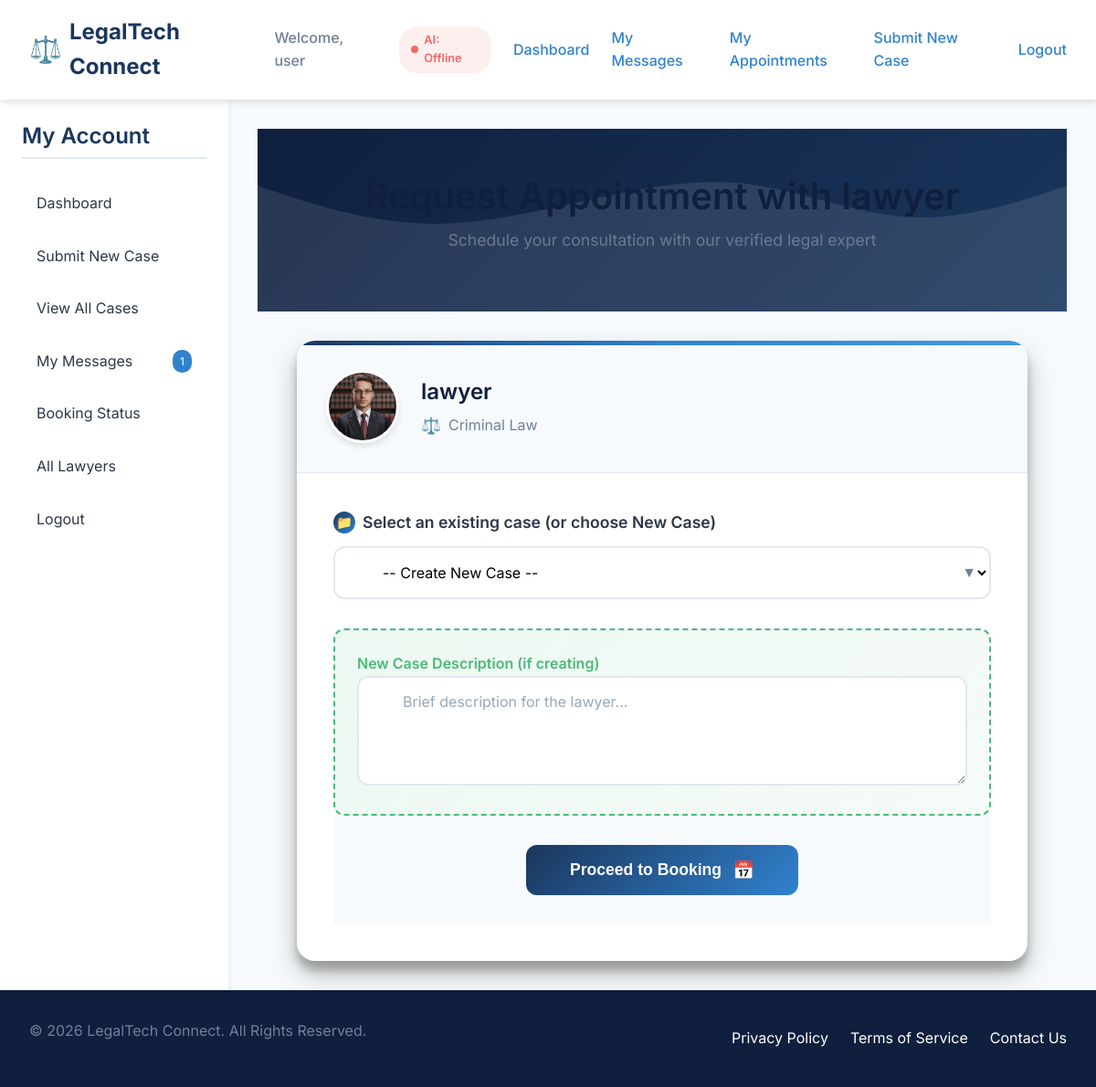
The app's page /client/request_appt_from_profile/3 (signed in) with its own data.
### models.py (models this page shows, shortened)
class User(UserMixin, db.Model):
    id = db.Column(db.Integer, primary_key=True)
    email = db.Column(db.String(150), unique=True, nullable=False)
    password_hash = db.Column(db.String(128), nullable=False)
    role = db.Column(db.String(50), nullable=False) # 'client', 'lawyer', 'admin'
    name = db.Column(db.String(150), nullable=True)
    bio = db.Column(db.Text, nullable=True)
    education = db.Column(db.String(200), nullable=True)
    created_at = db.Column(db.DateTime, default=lambda: datetime.now(timezone.utc))
    is_active = db.Column(db.Boolean, default=True, nullable=False) # For soft-deactivation by admin
    profile_pic = db.Column(db.String(200), nullable=True) # Filename for the profile picture
    specialization = db.Column(db.String(200), nullable=True)
    experience_years = db.Column(db.Integer, nullable=True)
    location = db.Column(db.String(150), nullable=True)
    phone_number = db.Column(db.String(50), nullable=True)
    address = db.Column(db.String(300), nullable=True)
    bar_number = db.Column(db.String(100), unique=True, nullable=True)
    is_verified = db.Column(db.Boolean, default=False)
    court_name = db.Column(db.String(200), nullable=True)
    judge_id_number = db.Column(db.String(100), unique=True, nullable=True)
    verification_document = db.Column(db.String(200), nullable=True)  # filename of uploaded verification doc
    cases_as_client = db.relationship('Case', foreign_keys='Case.client_id', backref='client', lazy=True)
    cases_as_client2 = db.relationship('Case', foreign_keys='Case.client2_id', backref='client2', lazy=True)
    cases_as_lawyer = db.relationship('Case', foreign_keys='Case.lawyer_id', backref='lawyer', lazy=True)
    cases_as_judge = db.relationship('Case', foreign_keys='Case.judge_id', backref='judge', lazy=True)
    reviews_received = db.relationship('Review', backref='lawyer', lazy=True)
    messages_sent = db.relationship('Message', foreign_keys='Message.sender_id', backref='sender', lazy=True)
    appointments = db.relationship('Appointment', backref='user', lazy=True)
    documents_uploaded = db.relationship('Document', backref='uploader', lazy=True)
    complaints_made = db.relationship('Complaint', foreign_keys='Complaint.complainant_id', backref='complainant', lazy=True)
    complaints_about = db.relationship('Complaint', foreign_keys='Complaint.about_user_id', backref='about_user', lazy=True)

### client.py (the view, shortened to what this page needs)
@client_bp.route('/request_appt_from_profile/<int:lawyer_id>', methods=['GET', 'POST'])
@login_required
@client_required
def request_appt_from_profile(lawyer_id):
    lawyer = User.query.get_or_404(lawyer_id)
    if lawyer.role != 'lawyer':
        flash('Invalid lawyer selected.')
        return redirect(url_for('client.dashboard'))
    my_cases = Case.query.filter_by(client_id=current_user.id).order_by(Case.timestamp.desc()).all()
    return render_template('client/request_appt.html', lawyer=lawyer, cases=my_cases)

### client.py (called while the page is built)
def client_required(f):
    from functools import wraps
    @wraps(f)
    def decorated_function(*args, **kwargs):
        if not current_user.is_authenticated or current_user.role != 'client':
            flash('Client access required.')
            return redirect(url_for('index'))
        return f(*args, **kwargs)
    return decorated_function

### templates/client/request_appt.html (shortened to what this page needs)
{% extends 'base.html' %}
{% block content %}
<div class="page-header">
    <div class="page-header-content">
        <h1>Request Appointment with {{ lawyer.name or lawyer.email }}</h1>
        <p>Schedule your consultation with our verified legal expert</p>
    </div>
</div>
<div class="appointment-container">
    <div class="lawyer-preview">
        <img src="{{ ('/' + lawyer.profile_pic) if lawyer.profile_pic else url_for('static', filename='images/default_avatar.svg') }}" alt="Avatar" class="lawyer-avatar">
        <div class="lawyer-info">
            <div class="lawyer-name">{{ lawyer.name or lawyer.email }}</div>
            <div class="lawyer-specialization">{{ lawyer.specialization or 'Legal Expert' }}</div>
        </div>
    </div>
    <form method="post" class="appointment-form">
        <div class="form-group">
            <label for="case_id">Select an existing case (or choose New Case)</label>
            <div class="case-select">
                <select name="case_id" id="case_id" class="form-control">
                    <option value="new">-- Create New Case --</option>
                </select>
            </div>
        </div>
        <div id="new_case_block" class="new-case-block">
            <label for="new_case_description">New Case Description (if creating)</label>
            <textarea name="new_case_description" id="new_case_description" class="form-control" rows="4" placeholder="Brief description for the lawyer..."></textarea>
        </div>
        <div class="submit-section">
            <button type="submit" class="submit-btn">
                Proceed to Booking
            </button>
        </div>
    </form>
</div>
{% endblock %}

### templates/base.html (shortened to what this page needs)
<!DOCTYPE html>
<html lang="en">
<head>
</head>
<body>
<nav class="navbar">
    <div class="nav-brand">
        <a href="{{ url_for('index') }}">LegalTech Connect</a>
    </div>
    <div class="nav-links">
        {% if current_user.is_authenticated %}
            <span class="nav-welcome">Welcome, {{ current_user.name or current_user.email }}</span>
            <span class="ai-status {% if ai_available %}ai-online{% else %}ai-offline{% endif %}" title="AI availability">AI: {% if ai_available %}Online{% else %}Offline{% endif %}</span>
            {% if current_user.role == 'client' %}
                <a href="{{ url_for('client.dashboard') }}">Dashboard</a>
                <a href="{{ url_for('client.messages') }}">My Messages</a>
                <a href="{{ url_for('client.appointments') }}">My Appointments</a>
                <a href="{{ url_for('client.submit_case') }}">Submit New Case</a>
            {% elif current_user.role == 'lawyer' %}
                <a href="{{ url_for('lawyer.dashboard') }}">Dashboard</a>
                <a href="{{ url_for('lawyer.edit_profile') }}">Profile</a>
                <a href="{{ url_for('lawyer.history') }}">Case History</a>
                <a href="{{ url_for('lawyer.case_requests') }}">Case Requests</a>
            {% elif current_user.role == 'admin' %}
                <a href="{{ url_for('admin.dashboard') }}">Admin Panel</a>
                <a href="{{ url_for('admin.rate_limits') }}">Rate Limits</a>
                <a href="{{ url_for('admin.verify_lawyers') }}">Verify Lawyers</a>
                <a href="{{ url_for('admin.manage_users') }}">Manage Users</a>
            {% endif %}
            <a href="{{ url_for('auth.logout') }}">Logout</a>
        {% else %}
            <a href="{{ url_for('auth.login') }}">Login</a>
            <a href="{{ url_for('auth.register') }}" class="button-primary">Get Started</a>
        {% endif %}
    </div>
</nav>
<div class="page-container">
    {% if current_user.is_authenticated %}
        {% if current_user.role == 'client' %}
        <aside class="sidebar">
            <h3>My Account</h3>
            <ul>
                <li><a href="{{ url_for('client.dashboard') }}">Dashboard</a></li>
                <li><a href="{{ url_for('client.submit_case') }}">Submit New Case</a></li>
                <li><a href="{{ url_for('client.view_all_cases') }}">View All Cases</a></li>
                <li><a href="{{ url_for('client.messages') }}">My Messages {% if sidebar_counts.unread_messages %}<span class="count-badge">{{ sidebar_counts.unread_messages }}</span>{% endif %}</a></li>
                <li><a href="{{ url_for('client.appointments') }}">Booking Status {% if sidebar_counts.upcoming_appointments %}<span class="count-badge">{{ sidebar_counts.upcoming_appointments }}</span>{% endif %}</a></li>
                <li><a href="{{ url_for('client.lawyers') }}">All Lawyers</a></li>
                <li><a href="{{ url_for('auth.logout') }}">Logout</a></li>
            </ul>
        </aside>
        {% endif %}
    {% endif %}
    <main class="main-content">
        {% block content %}{% endblock %}
    </main>
</div>
<footer class="footer">
    <div class="container">
        <p>&copy; {{ now.year }} LegalTech Connect. All Rights Reserved.</p>
        <div class="footer-links">
            <a href="#">Privacy Policy</a>
            <a href="#">Terms of Service</a>
            <a href="#">Contact Us</a>
        </div>
    </div>
</footer>
</body>
</html>

### templates/base.html (style rules this page uses)
:root { --primary-color: #1a365d; --primary-light: #2c5282; --primary-dark: #0f1f3d; --secondary-color: #3182ce; --accent-color: #4299e1; --accent-light: #90cdf4; --success-color: #48bb78; --warning-color: #ed8936; --danger-color: #f56565; --light-bg: #f7fafc; --white: #ffffff; --text-primary: #2d3748; --text-secondary: #718096; --border-color: #e2e8f0; --shadow-sm: 0 1px 3px rgba(0, 0, 0, 0.12), 0 1px 2px rgba(0, 0, 0, 0.24); --shadow-md: 0 4px 6px rgba(0, 0, 0, 0.1); --shadow-lg: 0 10px 20px rgba(0, 0, 0, 0.15); --shadow-xl: 0 14px 28px rgba(0, 0, 0, 0.25), 0 10px 10px rgba(0, 0, 0, 0.22); --transition: all 0.3s cubic-bezier(0.25, 0.8, 0.25, 1); }
* { margin: 0; padding: 0; box-sizing: border-box; }
body { font-family: 'Inter', sans-serif; color: var(--text-primary); background-color: var(--light-bg); line-height: 1.6; overflow-x: hidden; }
h1, h2, h3, h4, h5, h6 { font-weight: 600; line-height: 1.3; margin-bottom: 0.8rem; }
h1 { font-size: 2.5rem; color: var(--primary-dark); animation: fadeInUp 0.6s ease-out; }
h3 { font-size: 1.5rem; color: var(--primary-color); }
p { margin-bottom: 1rem; color: var(--text-secondary); }
a { color: var(--secondary-color); text-decoration: none; transition: var(--transition); }
.navbar { display: flex; justify-content: space-between; align-items: center; padding: 1rem 2rem; background-color: var(--white); box-shadow: var(--shadow-md); position: sticky; top: 0; z-index: 1000; animation: slideDown 0.5s ease-out; }
.nav-brand a { font-size: 1.5rem; font-weight: 700; color: var(--primary-color); display: flex; align-items: center; }
.nav-brand a::before { content: "⚖️"; margin-right: 0.5rem; font-size: 1.8rem; animation: pulse 2s infinite; }
.nav-links { display: flex; align-items: center; gap: 1.5rem; }
.nav-links a { position: relative; font-weight: 500; padding: 0.5rem 0; transition: var(--transition); }
.nav-links a::after { content: ''; position: absolute; bottom: 0; left: 0; width: 0; height: 2px; background-color: var(--accent-color); transition: width 0.3s ease; }
.nav-welcome { color: var(--text-secondary); font-weight: 500; }
.ai-status { display: inline-flex; align-items: center; padding: 0.3rem 0.8rem; border-radius: 20px; font-size: 0.8rem; font-weight: 600; transition: var(--transition); }
.ai-status::before { content: ''; width: 8px; height: 8px; border-radius: 50%; margin-right: 0.4rem; animation: pulse 2s infinite; }
.ai-offline { background-color: rgba(245, 101, 101, 0.1); color: var(--danger-color); }
.ai-offline::before { background-color: var(--danger-color); }
.page-container { display: flex; min-height: calc(100vh - 140px); }
.sidebar { width: 250px; background-color: var(--white); box-shadow: var(--shadow-md); padding: 1.5rem; transition: var(--transition); animation: slideRight 0.6s ease-out; }
.sidebar h3 { color: var(--primary-color); margin-bottom: 1.5rem; padding-bottom: 0.5rem; border-bottom: 2px solid var(--border-color); }
.sidebar ul { list-style: none; }
.sidebar li { margin-bottom: 0.5rem; }
.sidebar a { display: flex; align-items: center; padding: 0.75rem 1rem; border-radius: 0.5rem; color: var(--text-primary); transition: var(--transition); position: relative; overflow: hidden; }
.sidebar a::before { content: ''; position: absolute; left: 0; top: 0; height: 100%; width: 4px; background-color: var(--secondary-color); transform: translateX(-100%); transition: transform 0.3s ease; }
.count-badge { margin-left: auto; background-color: var(--secondary-color); color: var(--white); font-size: 0.75rem; padding: 0.2rem 0.5rem; border-radius: 10px; min-width: 20px; text-align: center; animation: pulse 2s infinite; }
.main-content { flex: 1; padding: 2rem; animation: fadeIn 0.8s ease-out; }
.footer { background-color: var(--primary-dark); color: var(--white); padding: 2rem 0; margin-top: auto; }
.footer .container { display: flex; justify-content: space-between; align-items: center; max-width: 1200px; margin: 0 auto; padding: 0 2rem; }
.footer-links { display: flex; gap: 1.5rem; }
.footer-links a { color: var(--white); transition: var(--transition); }
input, textarea, select { width: 100%; padding: 0.75rem; border: 1px solid var(--border-color); border-radius: 0.5rem; font-family: inherit; font-size: 1rem; transition: var(--transition); }

### records on screen
User: name "user"
User: name "lawyer", profile_pic (picture), specialization "Criminal Law"

### other values on screen
{{ sidebar_counts.unread_messages }} "1"
